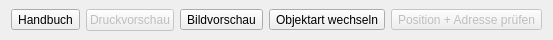
    <widget class="QWidget" name="menu" native="true">
     <property name="minimumSize">
      <size>
       <width>0</width>
       <height>40</height>
      </size>
     </property>
     <property name="maximumSize">
      <size>
       <width>16777215</width>
       <height>40</height>
      </size>
     </property>
     <layout class="QHBoxLayout" name="horizontalLayout_3">
      <property name="topMargin">
       <number>0</number>
      </property>
      <property name="bottomMargin">
       <number>0</number>
      </property>
      <item>
       <widget class="QToolButton" name="btn_manual">
        <property name="enabled">
         <bool>true</bool>
        </property>
        <property name="sizePolicy">
         <sizepolicy hsizetype="Preferred" vsizetype="Fixed">
          <horstretch>0</horstretch>
          <verstretch>0</verstretch>
         </sizepolicy>
        </property>
        <property name="text">
         <string>Handbuch</string>
        </property>
       </widget>
      </item>
      <item>
       <widget class="QPushButton" name="btn_printpreview">
        <property name="enabled">
         <bool>false</bool>
        </property>
        <property name="sizePolicy">
         <sizepolicy hsizetype="Preferred" vsizetype="Fixed">
          <horstretch>0</horstretch>
          <verstretch>0</verstretch>
         </sizepolicy>
        </property>
        <property name="text">
         <string>Druckvorschau</string>
        </property>
       </widget>
      </item>
      <item>
       <widget class="QToolButton" name="btn_imagepreview">
        <property name="enabled">
         <bool>true</bool>
        </property>
        <property name="sizePolicy">
         <sizepolicy hsizetype="Preferred" vsizetype="Fixed">
          <horstretch>0</horstretch>
          <verstretch>0</verstretch>
         </sizepolicy>
        </property>
        <property name="text">
         <string>Bildvorschau</string>
        </property>
       </widget>
      </item>
      <item>
       <widget class="QToolButton" name="btn_changetype">
        <property name="sizePolicy">
         <sizepolicy hsizetype="Preferred" vsizetype="Fixed">
          <horstretch>0</horstretch>
          <verstretch>0</verstretch>
         </sizepolicy>
        </property>
        <property name="text">
         <string>Objektart wechseln</string>
        </property>
       </widget>
      </item>
      <item>
       <widget class="QToolButton" name="btn_checkposition">
        <property name="enabled">
         <bool>false</bool>
        </property>
        <property name="sizePolicy">
         <sizepolicy hsizetype="Preferred" vsizetype="Fixed">
          <horstretch>0</horstretch>
          <verstretch>0</verstretch>
         </sizepolicy>
        </property>
        <property name="text">
         <string>Position + Adresse prüfen</string>
        </property>
       </widget>
      </item>
     </layout>
    </widget>
